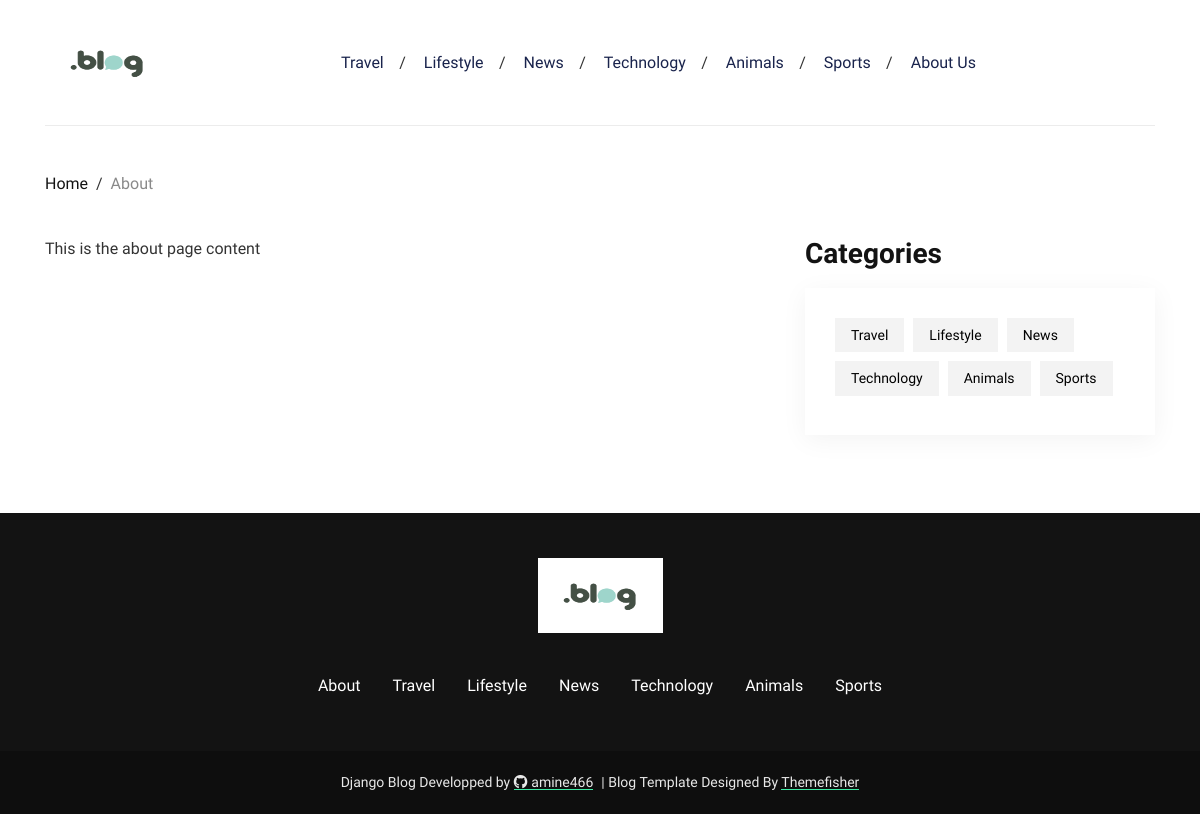
/about, run on the app's committed database.
### admin_site/models.py (models this page shows, shortened)
class SiteSettings(models.Model):
    name = models.CharField(max_length=30, verbose_name="Blog Name")
    icon = models.ImageField(upload_to="settings/", null=True, blank=True, verbose_name="Blog Icon")
    logo = models.ImageField(upload_to="settings/", null=True, blank=True, verbose_name="Blog Logo")
    about = RichTextField(blank=True, null=True)

class Category(models.Model):
    name = models.CharField(max_length=25)
    slug = models.SlugField(unique=True, blank=True)
    status = models.IntegerField(default=1)
    created_at = models.DateTimeField(default=timezone.now)
    updated_at = models.DateTimeField(auto_now=True)

### blog_site/views.py (the view)
# urls.py: path("about", AboutView.as_view(), name="About"),
class AboutView(TemplateView):
    template_name = "pages/about.html"
    def get_context_data(self, **kwargs):
        context = super().get_context_data(**kwargs)
        context["categories"] = Category.objects.all()
        context["settings"] = get_object_or_404(SiteSettings, id=1)
        return context

### blog_site/templates/pages/about.html
{% extends "partials/blog_layout.html" %}
{% block content %}
<div class="col-lg-8 ">
  <div class="breadcrumbs mb-4"> <a href="{% url "Index" %}">Home</a>
    <span class="mx-1">/</span>  <a href="{% url "About" %}">About</a>
  </div>
</div>
<div class="col-lg-8 mx-auto mb-5 mb-lg-0">
  <article>
    <div class="content text-left">
      {{ settings.about|safe }}
    </div>
  </article>
</div>
{% endblock content %}

### blog_site/templates/partials/blog_layout.html (shortened to what this page needs)
{% load static %}
<!DOCTYPE html>
<html lang="en-us">
<head>
    <link rel="stylesheet" href="https://cdnjs.cloudflare.com/ajax/libs/font-awesome/6.7.2/css/all.min.css" />
	<link rel="stylesheet" href="{% static "blog/plugins/bootstrap/bootstrap.min.css" %}">
	<link rel="stylesheet" href="{% static "blog/css/style.css" %}">
</head>
<body>
    <header class="navigation">
        <div class="container">
            <nav class="navbar navbar-expand-lg navbar-light px-0">
                <a class="navbar-brand order-1 py-0" href="{% url "Index" %}">
                    <img loading="prelaod" decoding="async" class="img-fluid" src="{{ settings.logo.url }}" alt="Reporter Hugo" style="width:125px; height:75px;">
                </a>
                <div class="collapse navbar-collapse text-center order-lg-2 order-4" id="navigation">
                    <ul class="navbar-nav mx-auto mt-3 mt-lg-0">
                        {% for category in categories %}
                        <li class="nav-item">
                                <a class="nav-link" href="{% url "Category_Posts" category.slug %}">{{ category.name }}</a>
                        </li>
                        {% endfor %}
                        <li class="nav-item">
                            <a class="nav-link" href="{% url "About" %}">About Us</a>
                        </li>
                    </ul>
                </div>
            </nav>
        </div>
    </header>
    <main>
        <section class="section">
            <div class="container">
                <div class="row no-gutters-lg">
                    {% block content %}{% endblock content %}
                    <div class="col-lg-4">
                        <div class="widget-blocks">
                            <div class="row">
                                <div class="col-lg-12 col-md-6">
                                    <div class="widget">
                                        <h2 class="section-title mb-3">Categories</h2>
                                        <div class="widget-body">
                                        <ul class="widget-list">
                                            {% for category in categories %}
                                            <li><a href="{% url "Category_Posts" category.slug %}">{{ category.name }}</a>
                                            {% endfor %}
                                        </ul>
                                        </div>
                                    </div>
                                </div>
                            </div>
                        </div>
                    </div>
                </div>
            </div>
        </section>
    </main>
    <footer class="bg-dark mt-5">
        <div class="container section">
            <div class="row">
            <div class="col-lg-10 mx-auto text-center">
                <a class="d-inline-block mb-4 pb-2" href="{% url "Index" %}">
                <img loading="prelaod" decoding="async" class="img-fluid" src="{{ settings.logo.url }}" alt="Blog Logo" style="width:125px; height:75px;">
                </a>
                <ul class="p-0 d-flex navbar-footer mb-0 list-unstyled">
                    <li class="nav-item my-0"> <a class="nav-link" href="{% url "About" %}">About</a></li>
                    {% for category in categories %}
                    <li class="nav-item my-0"> <a class="nav-link" href="{% url "Category_Posts" category.slug %}">{{ category.name }}</a></li>
                    {% endfor %}
                </ul>
            </div>
            </div>
        </div>
        <div class="copyright bg-dark content">Django Blog Developped by <a class="mr-2" href="https://github.com/amine466"><i class="fa-brands fa-github mr-1"></i>amine466</a>| Blog Template Designed By <a href="https://themefisher.com/">Themefisher</a></div>
    </footer>
</body>
</html>

### static/blog/css/style.css (style rules this page uses)
body { line-height: 1.6; font-family: "Work Sans", sans-serif; -webkit-font-smoothing: antialiased; font-size: 16px; color: #333; }
p { font-weight: 400; color: #333; font-size: 16px; line-height: 1.6; font-family: "Work Sans", sans-serif; }
h1, h2, h3, h4, h5, h6, .h1, .h2, .h3, .h4, .h5, .h6 { color: #131313; font-family: "Neuton", serif; font-weight: 700; line-height: 1.3; }
h2, .h2 { font-size: 28px; }
body { background-color: #fff; overflow-x: hidden; }
img { vertical-align: middle; border: 0; max-width: 100%; height: auto; }
a, a:hover, a:focus { text-decoration: none; }
a, button, select { cursor: pointer; transition: 0.2s ease; }
.section { padding-top: 30px; padding-bottom: 30px; }
.section-title { position: relative; z-index: 1; margin-bottom: 15px; }
.section-title::before { position: absolute; height: 4px; width: 100%; content: ""; left: 0; top: 0; z-index: -1; }
.bg-dark { background-color: #131313 !important; }
@media screen and (min-width: 991px) and (max-width: 1200px) { .no-gutters-lg { margin-right: 0; margin-left: 0; } }
@media screen and (min-width: 991px) and (max-width: 1200px) { .no-gutters-lg > .col, .no-gutters-lg > [class*=col-] { padding-right: 0; padding-left: 0; } }
.navigation { background-color: transparent; }
.navigation .navbar { border-bottom: 1px solid #ececec; padding: 25px 0; }
.navigation .navbar-nav { flex-direction: row; }
.navigation .nav-item { margin: 0; position: relative; }
.navigation .nav-item::after { position: absolute; content: "/"; right: -2px; top: 50%; transform: translateY(-50%); }
.navigation .nav-item .nav-link { font-size: 16px; font-weight: 500; font-family: "Work Sans", sans-serif; text-transform: capitalize; line-height: 1; display: inline-block; }
.navigation .nav-item:last-child::after { display: none; }
.navigation .navbar-light .navbar-nav .nav-link { color: #19234C; font-weight: 500; padding: 15px 20px; }
.navbar-footer { justify-content: center; flex-wrap: wrap; }
.navbar-footer .nav-item { margin: 10px 0; }
.navbar-footer .nav-item .nav-link { color: #fff; }
.breadcrumbs { background-color: transparent; padding: 15px 0; }
.breadcrumbs a { color: #131313; }
.breadcrumbs a:last-child { color: rgba(19, 19, 19, 0.5); pointer-events: none; }
.content * { margin-bottom: 5px; }
.content a { color: inherit !important; display: inline; text-decoration: none; background-image: linear-gradient(#3deaa4, #3deaa4); background-position: 0% 110%; background-repeat: no-repeat; background-size: 100% 3px; transition: 0.3s; }
.widget-blocks { padding-left: 20px; }
.widget-blocks .row > .col:last-child .widget, .widget-blocks .row > [class*=col-]:last-child .widget { margin-bottom: 0 !important; }
.widget { margin-bottom: 50px; }
.widget-body { padding: 30px; background-color: #fff; border-radius: 0; box-shadow: 0 5px 25px rgba(0, 0, 0, 0.05); }
.widget-list { list-style: none; padding: 0; margin: 0; }
.widget-list li { display: inline-block; }
.widget-list li a { background-color: rgba(19, 19, 19, 0.05); color: black; text-transform: capitalize; padding: 6px 16px; margin-bottom: 9px; margin-right: 9px; display: block; font-size: 14px; border-radius: 0; }
.copyright { background-color: #0e0e0e !important; color: #e8e8e8; padding: 20px 0; font-size: 14px; text-align: center; }
footer .section { padding: 45px 0; }

### data on the page
SiteSettings: logo (picture), about "This is the about page content"
Category: name "Travel"
Category: name "Lifestyle"
Category: name "News"
Category: name "Technology"
Category: name "Animals"
Category: name "Sports"
